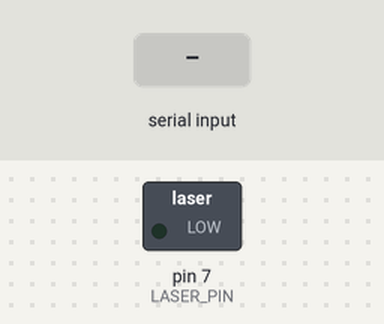
This sketch was run on a simulated Arduino Uno, built with avr-gcc and run on an emulated ATmega328P. Shown: switched loads named in the sketch (green lamp = pin HIGH). Inputs (shaded band) come from the test bench.

Above: at 1.2 s.
1.3 s: "B" received over Serial
At 2.3 s:
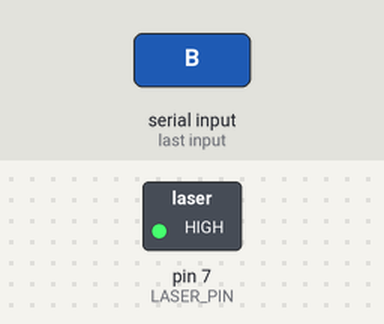
2.8 s: "N" received over Serial
At 3.4 s:
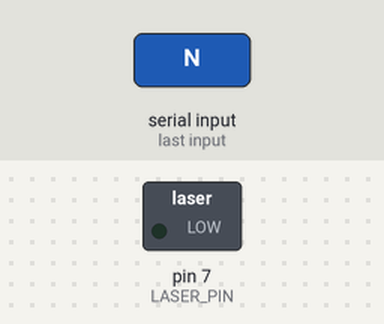
Timing chart, 0 to 5.8 s (numbered marks = the images above; inputs shaded):
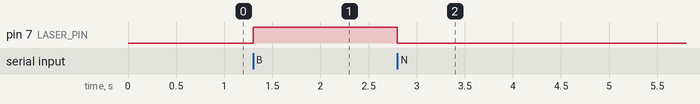

Measured:
- after the input at 1.3 s, pin 7 (LASER_PIN): LOW → HIGH at once
- after the input at 2.8 s, pin 7 (LASER_PIN): HIGH → LOW at once

The sketch:

OptoStim_Arduino.ino
```cpp
// OptoStim_Arduino.ino
//
// Switches one output pin from single characters received over USB serial:
//   'B'  ->  pin HIGH  (laser on)
//   'N'  ->  pin LOW   (laser off)
// Any other character is ignored. The OptoStim app sends exactly these two.
//
// Wiring (Arduino Uno / Nano):
//   pin 7  ->  trigger input "+" (or "S"/"IN") of the MOSFET switch module
//   GND    ->  trigger input "-" (GND) of the module
//   The laser's own power supply goes to the module's power terminals, never to the Arduino.
//
// Upload with the Arduino IDE (Tools > Board, Tools > Port, then Upload).
// Close the IDE's Serial Monitor before using OptoStim: only one program can use the port.

const uint8_t LASER_PIN = 7;
const long BAUD_RATE = 9600;   // must match "Baud rate" in OptoStim

void setup() {
  pinMode(LASER_PIN, OUTPUT);
  digitalWrite(LASER_PIN, LOW);    // laser is off after power-up and after every reset
  Serial.begin(BAUD_RATE);
}

void loop() {
  while (Serial.available() > 0) {
    char c = Serial.read();
    if (c == 'B') {
      digitalWrite(LASER_PIN, HIGH);
    } else if (c == 'N') {
      digitalWrite(LASER_PIN, LOW);
    }
  }
}
```
